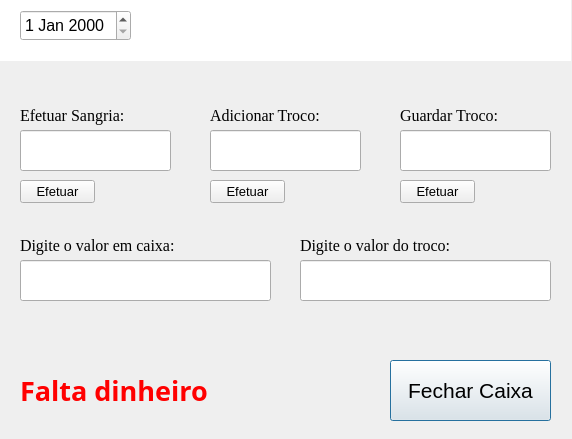
<?xml version="1.0" encoding="UTF-8"?>
<ui version="4.0">
 <class>FechamentoDeCaixa</class>
 <widget class="QDialog" name="FechamentoDeCaixa">
  <property name="geometry">
   <rect>
    <x>0</x>
    <y>0</y>
    <width>572</width>
    <height>439</height>
   </rect>
  </property>
  <property name="windowTitle">
   <string>Dialog</string>
  </property>
  <property name="styleSheet">
   <string notr="true"/>
  </property>
  <widget class="QDateEdit" name="Data">
   <property name="geometry">
    <rect>
     <x>20</x>
     <y>10</y>
     <width>111</width>
     <height>31</height>
    </rect>
   </property>
   <property name="font">
    <font>
     <family>Arial</family>
     <pointsize>12</pointsize>
     <weight>50</weight>
     <bold>false</bold>
    </font>
   </property>
  </widget>
  <widget class="QLabel" name="label">
   <property name="geometry">
    <rect>
     <x>20</x>
     <y>100</y>
     <width>121</width>
     <height>31</height>
    </rect>
   </property>
   <property name="font">
    <font>
     <family>Georgia</family>
     <pointsize>12</pointsize>
    </font>
   </property>
   <property name="text">
    <string>Efetuar Sangria:</string>
   </property>
  </widget>
  <widget class="QLabel" name="label_2">
   <property name="geometry">
    <rect>
     <x>0</x>
     <y>0</y>
     <width>571</width>
     <height>61</height>
    </rect>
   </property>
   <property name="styleSheet">
    <string notr="true">background-color: rgb(255, 255, 255);</string>
   </property>
   <property name="text">
    <string/>
   </property>
  </widget>
  <widget class="QLineEdit" name="Valor_Caixa_Fech">
   <property name="geometry">
    <rect>
     <x>20</x>
     <y>260</y>
     <width>251</width>
     <height>41</height>
    </rect>
   </property>
   <property name="font">
    <font>
     <family>Arial</family>
     <pointsize>20</pointsize>
    </font>
   </property>
  </widget>
  <widget class="QLabel" name="label_3">
   <property name="geometry">
    <rect>
     <x>210</x>
     <y>100</y>
     <width>121</width>
     <height>31</height>
    </rect>
   </property>
   <property name="font">
    <font>
     <family>Georgia</family>
     <pointsize>12</pointsize>
    </font>
   </property>
   <property name="text">
    <string>Adicionar Troco:</string>
   </property>
  </widget>
  <widget class="QPushButton" name="Fechar_Caixa">
   <property name="geometry">
    <rect>
     <x>390</x>
     <y>360</y>
     <width>161</width>
     <height>61</height>
    </rect>
   </property>
   <property name="font">
    <font>
     <family>Arial</family>
     <pointsize>16</pointsize>
    </font>
   </property>
   <property name="text">
    <string>Fechar Caixa</string>
   </property>
  </widget>
  <widget class="QLabel" name="label_4">
   <property name="geometry">
    <rect>
     <x>400</x>
     <y>100</y>
     <width>121</width>
     <height>31</height>
    </rect>
   </property>
   <property name="font">
    <font>
     <family>Georgia</family>
     <pointsize>12</pointsize>
    </font>
   </property>
   <property name="text">
    <string>Guardar Troco:</string>
   </property>
  </widget>
  <widget class="QLineEdit" name="Adc_Troco">
   <property name="geometry">
    <rect>
     <x>210</x>
     <y>130</y>
     <width>151</width>
     <height>41</height>
    </rect>
   </property>
   <property name="font">
    <font>
     <family>Arial</family>
     <pointsize>20</pointsize>
    </font>
   </property>
   <property name="inputMethodHints">
    <set>Qt::ImhNone</set>
   </property>
  </widget>
  <widget class="QLineEdit" name="Guardar_Troco">
   <property name="geometry">
    <rect>
     <x>400</x>
     <y>130</y>
     <width>151</width>
     <height>41</height>
    </rect>
   </property>
   <property name="font">
    <font>
     <family>Arial</family>
     <pointsize>20</pointsize>
    </font>
   </property>
   <property name="inputMethodHints">
    <set>Qt::ImhNone</set>
   </property>
  </widget>
  <widget class="QLineEdit" name="Sangria">
   <property name="geometry">
    <rect>
     <x>20</x>
     <y>130</y>
     <width>151</width>
     <height>41</height>
    </rect>
   </property>
   <property name="font">
    <font>
     <family>Arial</family>
     <pointsize>20</pointsize>
    </font>
   </property>
   <property name="inputMethodHints">
    <set>Qt::ImhNone</set>
   </property>
  </widget>
  <widget class="QLabel" name="label_5">
   <property name="geometry">
    <rect>
     <x>20</x>
     <y>230</y>
     <width>171</width>
     <height>31</height>
    </rect>
   </property>
   <property name="font">
    <font>
     <family>Georgia</family>
     <pointsize>12</pointsize>
    </font>
   </property>
   <property name="text">
    <string>Digite o valor em caixa:</string>
   </property>
  </widget>
  <widget class="QLabel" name="label_6">
   <property name="geometry">
    <rect>
     <x>300</x>
     <y>230</y>
     <width>171</width>
     <height>31</height>
    </rect>
   </property>
   <property name="font">
    <font>
     <family>Georgia</family>
     <pointsize>12</pointsize>
    </font>
   </property>
   <property name="text">
    <string>Digite o valor do troco:</string>
   </property>
  </widget>
  <widget class="QLineEdit" name="Valor_Troco_Fech">
   <property name="geometry">
    <rect>
     <x>300</x>
     <y>260</y>
     <width>251</width>
     <height>41</height>
    </rect>
   </property>
   <property name="font">
    <font>
     <family>Arial</family>
     <pointsize>20</pointsize>
    </font>
   </property>
  </widget>
  <widget class="QLabel" name="Validacao_Caixa">
   <property name="geometry">
    <rect>
     <x>20</x>
     <y>370</y>
     <width>211</width>
     <height>41</height>
    </rect>
   </property>
   <property name="font">
    <font>
     <family>Arial Black</family>
     <pointsize>20</pointsize>
     <weight>75</weight>
     <bold>true</bold>
    </font>
   </property>
   <property name="styleSheet">
    <string notr="true">color: rgb(255, 0, 0);</string>
   </property>
   <property name="text">
    <string>Falta dinheiro</string>
   </property>
  </widget>
  <widget class="QPushButton" name="Efetuar">
   <property name="geometry">
    <rect>
     <x>20</x>
     <y>180</y>
     <width>75</width>
     <height>23</height>
    </rect>
   </property>
   <property name="font">
    <font>
     <family>Arial</family>
     <pointsize>10</pointsize>
     <weight>50</weight>
     <bold>false</bold>
    </font>
   </property>
   <property name="text">
    <string>Efetuar</string>
   </property>
  </widget>
  <widget class="QPushButton" name="Efetuar_2">
   <property name="geometry">
    <rect>
     <x>210</x>
     <y>180</y>
     <width>75</width>
     <height>23</height>
    </rect>
   </property>
   <property name="font">
    <font>
     <family>Arial</family>
     <pointsize>10</pointsize>
     <weight>50</weight>
     <bold>false</bold>
    </font>
   </property>
   <property name="text">
    <string>Efetuar</string>
   </property>
  </widget>
  <widget class="QPushButton" name="Efetuar_3">
   <property name="geometry">
    <rect>
     <x>400</x>
     <y>180</y>
     <width>75</width>
     <height>23</height>
    </rect>
   </property>
   <property name="font">
    <font>
     <family>Arial</family>
     <pointsize>10</pointsize>
     <weight>50</weight>
     <bold>false</bold>
    </font>
   </property>
   <property name="text">
    <string>Efetuar</string>
   </property>
  </widget>
  <zorder>label_2</zorder>
  <zorder>Data</zorder>
  <zorder>label</zorder>
  <zorder>Valor_Caixa_Fech</zorder>
  <zorder>label_3</zorder>
  <zorder>Fechar_Caixa</zorder>
  <zorder>label_4</zorder>
  <zorder>Adc_Troco</zorder>
  <zorder>Guardar_Troco</zorder>
  <zorder>Sangria</zorder>
  <zorder>label_5</zorder>
  <zorder>label_6</zorder>
  <zorder>Valor_Troco_Fech</zorder>
  <zorder>Validacao_Caixa</zorder>
  <zorder>Efetuar</zorder>
  <zorder>Efetuar_2</zorder>
  <zorder>Efetuar_3</zorder>
 </widget>
 <resources/>
 <connections/>
</ui>
